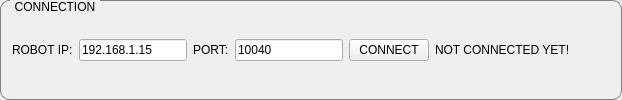
     <widget class="QGroupBox" name="groupBoxUDP">
      <property name="enabled">
       <bool>true</bool>
      </property>
      <property name="cursor">
       <cursorShape>ArrowCursor</cursorShape>
      </property>
      <property name="mouseTracking">
       <bool>false</bool>
      </property>
      <property name="styleSheet">
       <string notr="true">QGroupBox {
    border: 1px solid gray;
    border-radius: 9px;
    margin-top: 0.5em;
}

QGroupBox::title {
    subcontrol-origin: margin;
    left: 10px;
    padding: 0 3px 0 3px;
}</string>
      </property>
      <property name="title">
       <string>CONNECTION</string>
      </property>
      <layout class="QHBoxLayout" name="horizontalLayout_4">
       <item>
        <layout class="QHBoxLayout" name="horizontalLayout_2">
         <item>
          <widget class="QLabel" name="label">
           <property name="text">
            <string>ROBOT IP:</string>
           </property>
          </widget>
         </item>
         <item>
          <widget class="QLineEdit" name="lineEditrobotAddress">
           <property name="text">
            <string>192.168.1.15</string>
           </property>
          </widget>
         </item>
        </layout>
       </item>
       <item>
        <layout class="QHBoxLayout" name="horizontalLayout_3"/>
       </item>
       <item>
        <widget class="QLabel" name="label_2">
         <property name="text">
          <string>PORT:</string>
         </property>
        </widget>
       </item>
       <item>
        <widget class="QLineEdit" name="lineEditPortNumber">
         <property name="text">
          <string>10040</string>
         </property>
        </widget>
       </item>
       <item>
        <layout class="QHBoxLayout" name="horizontalLayout_5">
         <item>
          <widget class="QPushButton" name="pushButtonConnect">
           <property name="text">
            <string>CONNECT</string>
           </property>
          </widget>
         </item>
         <item>
          <widget class="QLabel" name="labelConnectStatus">
           <property name="enabled">
            <bool>true</bool>
           </property>
           <property name="text">
            <string>NOT CONNECTED YET!</string>
           </property>
          </widget>
         </item>
        </layout>
       </item>
       <item>
        <spacer name="horizontalSpacer">
         <property name="orientation">
          <enum>Qt::Horizontal</enum>
         </property>
         <property name="sizeHint" stdset="0">
          <size>
           <width>40</width>
           <height>20</height>
          </size>
         </property>
        </spacer>
       </item>
      </layout>
     </widget>
